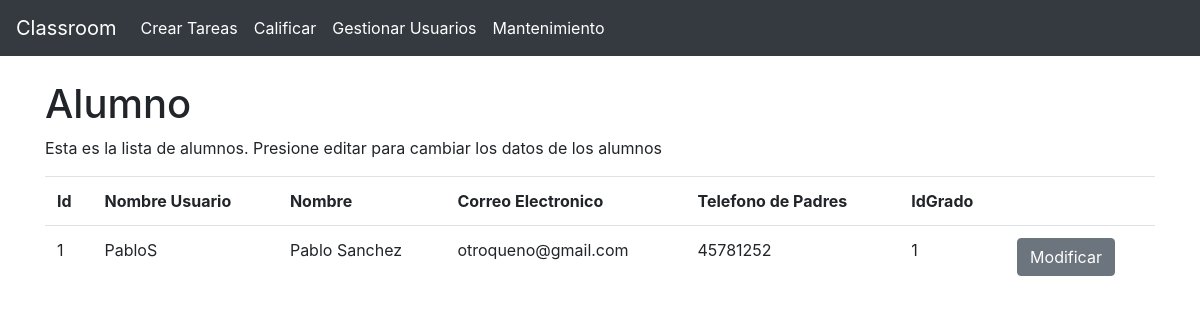
Page /gestionDeUsuarios/actualizarA/0 (signed in) on the committed database.
### app.py (models this page shows)
class Alumno(db.Model):
    Id                = db.Column(db.Integer, primary_key=True)
    NombreUsuario     = db.Column(db.String(30), unique=True, nullable=False)
    Contrasena        = db.Column(db.String(32), nullable=False)
    Nombre            = db.Column(db.String(30), nullable=False)
    CorreoElectronico = db.Column(db.String(30), nullable=False)
    TelefonoPadres    = db.Column(db.String(10), nullable=False)
    IdGrado           = db.Column(db.Integer, db.ForeignKey('grado.Id'), nullable=False)
    entregas          = db.relationship("Entregas", backref="tareasEntregadasPorAlumno")

### app.py (the view)
@app.route("/gestionDeUsuarios/actualizarA/<int:id>", methods=["GET", "POST"])
def gestionUsuariosActualizarA(id):
    if not "type" in session:
        flash("Cuidado mano, que tengo tu ip")
        return redirect("/")
    if session["type"] != "Admin":
        flash("Cuidado, que tengo tu IP")
        return redirect("/")
    if request.method == "POST":
        if id != 0:
            alumno = Alumno.query.get(id)
            nombreUsuario            = request.form.get("nombreUsuario")
            contrasena               = request.form.get("contrasena")
            nombre                   = request.form.get("nombre")
            correoElectronico        = request.form.get("correoElectronico")
            telefonoPadres           = request.form.get("telefonoPadres")
            idGrado                  = request.form.get("idGrado")
            alumno.NombreUsuario     = nombreUsuario
            if contrasena != "":
                alumno.Contrasena        = hash.hash_passwd(contrasena)
            alumno.Nombre            = nombre
            alumno.CorreoElectronico = correoElectronico
            alumno.TelefonoPadres    = telefonoPadres
            alumno.IdGrado           = idGrado
            db.session.commit()
        return redirect("/gestionDeUsuarios/actualizarA/0")
    else:
        if id == 0:
            alumnos = Alumno.query.all()
            return render_template("enlistarA.html", type=session["type"], alumnos=alumnos)
        else:
            alumno = Alumno.query.get(id)
            return render_template("modificarA.html", type=session["type"], alumno=alumno)

### templates/enlistarA.html
{% extends "base.html" %}
{% block contenido %}
<br>
<h1>Alumno</h1>
<p>Esta es la lista de alumnos. Presione editar para cambiar los datos de los alumnos</p>
<table class="table">
    <tr>
        <th>Id</th>
        <th>Nombre Usuario</th>
        <th>Nombre</th>
        <th>Correo Electronico</th>
        <th>Telefono de Padres</th>
        <th>IdGrado</th>
        <th></th>
    </tr>
    {% for alumno in alumnos %}
    <tr>
        <td>{{ alumno.Id }}</td>
        <td>{{ alumno.NombreUsuario }}</td>
        <td>{{ alumno.Nombre }}</td>
        <td>{{ alumno.CorreoElectronico }}</td>
        <td>{{ alumno.TelefonoPadres }}</td>
        <td>{{ alumno.IdGrado }}</td>
        <td><a class="btn btn-secondary" href="/gestionDeUsuarios/actualizarA/{{ alumno.Id }}">Modificar</a></td>
    </tr>
    {% endfor %}
</table>
{% endblock %}

### rows in the picture
Alumno: Id "1", NombreUsuario "PabloS", Nombre "Pablo Sanchez", CorreoElectronico "otroqueno@gmail.com", TelefonoPadres "45781252", IdGrado "1"
